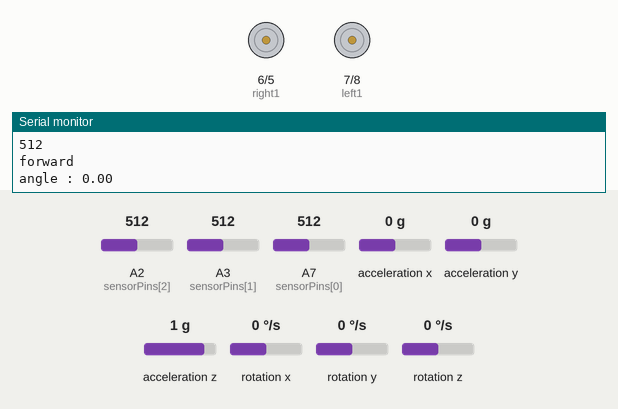
Bench run of a sketch on a simulated Arduino Nano, built with avr-gcc and run on an emulated ATmega328P. Shown: motor-driver pin pairs drawn as motors (green arrow = first pin HIGH = forward, orange = second pin HIGH = backward, longer = more drive, scaled by the enable pin), the last lines printed to the serial monitor. Wiring (inferred from the names in the program): MPU-6050 motion sensor at I2C address 0x68. The inputs (shaded band) are chosen by the test bench; at power-on: A2 (sensorPins[2]) = 512, rotation x 0 °/s, A7 (sensorPins[0]) = 512, A3 (sensorPins[1]) = 512, acceleration x 0 g, acceleration y 0 g, acceleration z 1 g, rotation y 0 °/s, rotation z 0 °/s.

Above: at 1.9 s.
2.0 s: A2 (sensorPins[2]) set to 54
3.5 s: A2 (sensorPins[2]) set to 45
At 6.3 s:
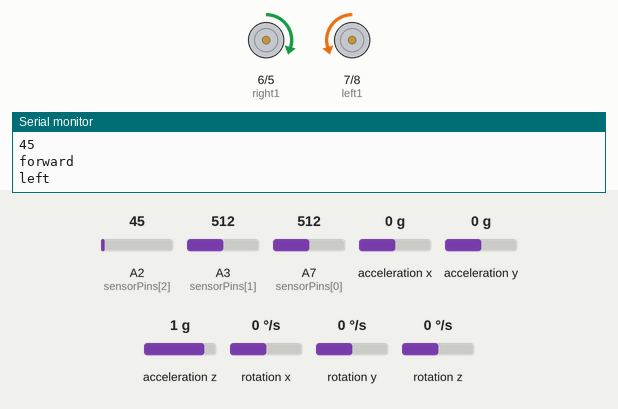
6.5 s: A2 (sensorPins[2]) set to 306
At 7.2 s:
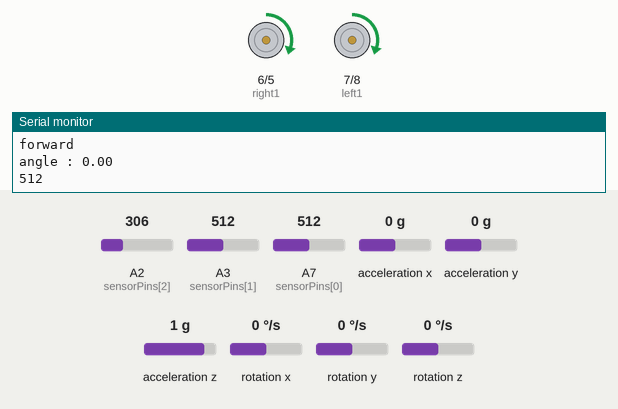
8.0 s: rotation x set to -100 °/s
At 8.34 s:
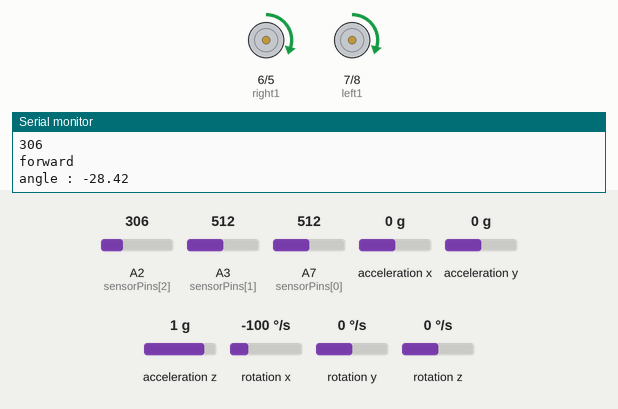
11.0 s: A7 (sensorPins[0]) set to 54
14.0 s: A7 (sensorPins[0]) set to 45
At 14.72 s:
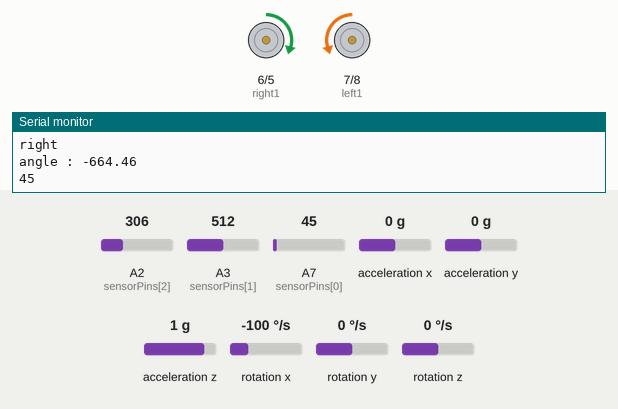
Timing chart, 0 to 18.0 s (numbered marks = the images above; inputs shaded):
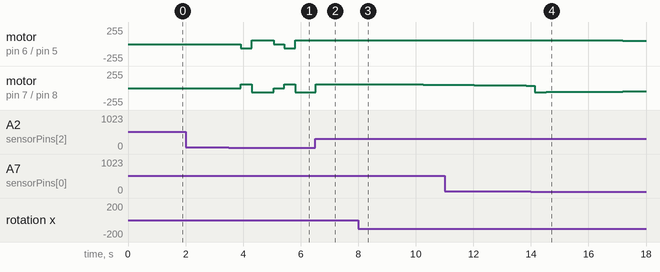

Measured:
- the behaviour switches between 50 and 49 on A2 (sensorPins[2]) (found by bisection; images 0 and 1)
- the behaviour switches between 50 and 49 on A7 (sensorPins[0]) (found by bisection; images 3 and 4)
- after the input at 6.5 s, motor on pin 6 (right1) / pin 5 (right2): stays forward 60/255 (without the input it goes to stopped after 0.07 s)
- after the input at 8.0 s, motor on pin 7 (left1) / pin 8 (left2): moves from forward 60/255 to forward 50/255 over 2.7 s, starting after 0.19 s
- after the input at 14.0 s, motor on pin 6 (right1) / pin 5 (right2): moves from forward 60/255 to forward 50/255 over 3.4 s, starting after 0.53 s

The sketch:

driving_straight_MPU6050_v1.ino
```cpp
#include <Wire.h>
//control pins for left and right motors
const int leftSpeed = 11; //means pin 9 on the Arduino controls the speed of left motor
const int rightSpeed = 10;
const int left2 = 8; //left 1 and left 2 control the direction of rotation of left motor
const int left1 = 7;
const int right1 = 6;
const int right2 = 5;

// IR sensors
const int numSensors = 3; // Number of IR sensors
int sensorPins[numSensors] = {A7,A3,A2}; // Digital pins for sensors
int sensorValues[numSensors]; // Array to store sensor readings


const int MPU = 0x68; // MPU6050 I2C address
float AccX, AccY, AccZ; //linear acceleration
float GyroX, GyroY, GyroZ; //angular velocity
float accAngleX, accAngleY, gyroAngleX, gyroAngleY, gyroAngleZ; //used in void loop()
float roll, pitch, yaw;
float AccErrorX, AccErrorY, GyroErrorX, GyroErrorY, GyroErrorZ;
float elapsedTime, currentTime, previousTime;
int c = 0;
int turned = false;
const int maxSpeed = 60; //max PWM value written to motor speed pin. It is typically 255.
const int minSpeed = 10; //min PWM value at which motor moves
float angle; //due to how I orientated my MPU6050 on my car, angle = roll
float targetAngle = 0;
int equilibriumSpeed = 248; //rough estimate of PWM at the speed pin of the stronger motor, while driving straight
//and weaker motor at maxSpeed
int leftSpeedVal;
int rightSpeedVal;
bool isDriving = false; //it the car driving forward OR rotate/stationary
bool prevIsDriving = true; //equals isDriving in the previous iteration of void loop()
bool paused = false; //is the program paused
bool forwardCond=false;
bool rightCond=false;
bool leftCond=false;
void setup() {
  Serial.begin(9600);
  Wire.begin();                      // Initialize comunication
  Wire.beginTransmission(MPU);       // Start communication with MPU6050 // MPU=0x68
  Wire.write(0x6B);                  // Talk to the register 6B
  Wire.write(0x00);                  // Make reset - place a 0 into the 6B register
  Wire.endTransmission(true);        //end the transmission
  // Call this function if you need to get the IMU error values for your module
  calculateError();
  delay(20);
  pinMode(left1, OUTPUT);
  pinMode(left2, OUTPUT);
  pinMode(right1, OUTPUT);
  pinMode(right2, OUTPUT);
  pinMode(leftSpeed, OUTPUT);
  pinMode(rightSpeed, OUTPUT);

  for (int i = 0; i < numSensors; i++) {
    pinMode(sensorPins[i], INPUT); // Set sensor pins as input
  }
  currentTime = micros();
}
void getCurrentAngle(){
      // === Read accelerometer (on the MPU6050) data === //
    readAcceleration();
    // Calculating Roll and Pitch from the accelerometer data
    accAngleX = (atan(AccY / sqrt(pow(AccX, 2) + pow(AccZ, 2))) * 180 / PI) - AccErrorX; //AccErrorX is calculated in the calculateError() function
    accAngleY = (atan(-1 * AccX / sqrt(pow(AccY, 2) + pow(AccZ, 2))) * 180 / PI) - AccErrorY;

    // === Read gyroscope (on the MPU6050) data === //
    previousTime = currentTime;
    currentTime = micros();
    elapsedTime = (currentTime - previousTime) / 1000000; // Divide by 1000 to get seconds
    readGyro();
    // Correct the outputs with the calculated error values
    GyroX -= GyroErrorX; //GyroErrorX is calculated in the calculateError() function
    GyroY -= GyroErrorY;
    GyroZ -= GyroErrorZ;
    // Currently the raw values are in degrees per seconds, deg/s, so we need to multiply by sendonds (s) to get the angle in degrees
    gyroAngleX += GyroX * elapsedTime; // deg/s * s = deg
    gyroAngleY += GyroY * elapsedTime;
    yaw += GyroZ * elapsedTime;
    //combine accelerometer- and gyro-estimated angle values. 0.96 and 0.04 values are determined through trial and error by other people
    roll =0.99 * gyroAngleX + 0.01 * accAngleX;
    pitch =0.99 * gyroAngleY + 0.01 * accAngleY;
    angle = roll; //if you mounted MPU6050 in a different orientation to me, angle may not = roll. It can roll, pitch, yaw or minus version of the three
    //for me, turning right reduces angle. Turning left increases angle.
}

void forwardAction(){
  //drive forward
    Serial.println("forward");
    isDriving = true;
}
void rightAction(){
  //turn right
  turned = true;
  Serial.println("right");
  targetAngle -= 90;
  if (targetAngle <= -180){
    targetAngle += 360;
  }
  isDriving = false;
}
void leftAction(){
  //turn left
  Serial.println("left");
  targetAngle += 90;
  if (targetAngle > 180){
    targetAngle -= 360;
  }
  isDriving = false;
}
void stopAction(){
  //stop or brake
  Serial.println("stop");
  isDriving = false;
}
void readIR(){
  // Read sensor values
  for (int i = 0; i < numSensors; i++) {
    sensorValues[i] = analogRead(sensorPins[i]);
  }
}
void loop() {

  readIR();
  Serial.println(sensorValues[0]);
  Serial.println(sensorValues[1]);
  Serial.println(sensorValues[2]);
  if(sensorValues[0]<50){
    // read sensor is right (3 right sensors are 1s)
    forwardAction();
    delay(50);
    rightAction();
    rightCond =true;
    forwardCond=false;
    leftCond=false;
    //center == 1
  }else if (sensorValues[2]<50){
    // read sensor is left (3 left sensors are 1s)
    forwardAction();
    delay(50);
    leftAction();
    rightCond =false;
    forwardCond=false;
    leftCond=true;
  }
  else if(sensorValues[1]<50){
    forwardAction();
    rightCond =false;
    forwardCond=true;
    leftCond=false;
  }else if(sensorValues[1]>200 && sensorValues[0]>200 && sensorValues[2]>200)
  {
    if(forward)
    forwardAction();
    else if (right)
    rightAction();
    else if (left)
    leftAction();
  }
  getCurrentAngle();


  static int count;
  static int countStraight;
  if (count < 6){
    count ++;
  } else { //runs once after void loop() runs 7 times. void loop runs about every 2.8ms, so this else condition runs every 19.6ms or 50 times/second
    count = 0;

      if (isDriving != prevIsDriving){
          leftSpeedVal = equilibriumSpeed;
          countStraight = 0;
          Serial.print("mode changed, isDriving: ");
          Serial.println(isDriving);
      }
      if (isDriving) {
        if (abs(targetAngle - angle) < 3){
          if (countStraight < 20){
            countStraight ++;
          } else {
            countStraight = 0;
            equilibriumSpeed = leftSpeedVal; //to find equilibrium speed, 20 consecutive readings need to indicate car is going straight
            Serial.print("EQUILIBRIUM reached, equilibriumSpeed: ");
            Serial.println(equilibriumSpeed);
          }
        } else {
          countStraight = 0;
        }
        driving();
      } else {
        rotate();
      }
      prevIsDriving = isDriving;

  }
    Serial.print("angle : ");
    Serial.println(angle);

}

void driving (){//called by void loop(), which isDriving = true
  int deltaAngle = round(targetAngle - angle); //rounding is neccessary, since you never get exact values in reality
  forward();
  if (deltaAngle != 0){
    controlSpeed ();
    rightSpeedVal = maxSpeed;
    analogWrite(rightSpeed, rightSpeedVal);
    analogWrite(leftSpeed, leftSpeedVal);
  }
}

void controlSpeed (){//this function is called by driving ()
  int deltaAngle = round(targetAngle - angle);
  int targetGyroX;

  //setting up propoertional control, see Step 3 on the website
  if (deltaAngle > 30){
      targetGyroX = 60;
  } else if (deltaAngle < -30){
    targetGyroX = -60;
  } else {
    targetGyroX = 2 * deltaAngle;
  }

  if (round(targetGyroX - GyroX) == 0){
    ;
  } else if (targetGyroX > GyroX){
    leftSpeedVal = changeSpeed(leftSpeedVal, -1); //would increase GyroX
  } else {
    leftSpeedVal = changeSpeed(leftSpeedVal, +1);
  }
}

void rotate (){//called by void loop(), which isDriving = false
  int deltaAngle = round(targetAngle - angle);
  int targetGyroX;
  if (abs(deltaAngle) <= 1){
    stopCar();
  } else {
    if (angle > targetAngle) { //turn left
      left();
    } else if (angle < targetAngle) {//turn right
      right();
    }

    //setting up propoertional control, see Step 3 on the website
    if (abs(deltaAngle) > 30){
      targetGyroX = 60;
    } else {
      targetGyroX = 2 * abs(deltaAngle);
    }

    if (round(targetGyroX - abs(GyroX)) == 0){
      ;
    } else if (targetGyroX > abs(GyroX)){
      leftSpeedVal = changeSpeed(leftSpeedVal, +1); //would increase abs(GyroX)
    } else {
      leftSpeedVal = changeSpeed(leftSpeedVal, -1);
    }
    rightSpeedVal = leftSpeedVal;
    analogWrite(rightSpeed, rightSpeedVal);
    analogWrite(leftSpeed, leftSpeedVal);
  }
}

int changeSpeed (int motorSpeed, int increment){
  motorSpeed += increment;
  if (motorSpeed > maxSpeed){ //to prevent motorSpeed from exceeding 255, which is a problem when using analogWrite
    motorSpeed = maxSpeed;
  } else if (motorSpeed < minSpeed){
    motorSpeed = minSpeed;
  }
  return motorSpeed;
}

void calculateError() {
  //When this function is called, ensure the car is stationary. See Step 2 for more info

  // Read accelerometer values 200 times
  c = 0;
  while (c < 300) {
    readAcceleration();
    // Sum all readings
    AccErrorX += (atan((AccY) / sqrt(pow((AccX), 2) + pow((AccZ), 2))) * 180 / PI);
    AccErrorY += (atan(-1 * (AccX) / sqrt(pow((AccY), 2) + pow((AccZ), 2))) * 180 / PI);
    c++;
  }
  //Divide the sum by 1000 to get the error value, since expected value of reading is zero
  AccErrorX = AccErrorX / 300;
  AccErrorY = AccErrorY / 300;
  c = 0;

  // Read gyro values 1000 times
  while (c < 300) {
    readGyro();
    // Sum all readings
    GyroErrorX += GyroX;
    GyroErrorY += GyroY;
    GyroErrorZ += GyroZ;
    c++;
  }
  //Divide the sum by 1000 to get the error value
  GyroErrorX = GyroErrorX / 300;
  GyroErrorY = GyroErrorY / 300;
  GyroErrorZ = GyroErrorZ / 300;
  Serial.println("The the gryoscope setting in MPU6050 has been calibrated");
}

void readAcceleration() {
  Wire.beginTransmission(MPU);
  Wire.write(0x3B); // Start with register 0x3B (ACCEL_XOUT_H)
  Wire.endTransmission(false);
  Wire.requestFrom(MPU, 6, true); // Read 6 registers total, each axis value is stored in 2 registers
  //For a range of +-2g, we need to divide the raw values by 16384, according to the MPU6050 datasheet
  AccX = (Wire.read() << 8 | Wire.read()) / 16384.0; // X-axis value
  AccY = (Wire.read() << 8 | Wire.read()) / 16384.0; // Y-axis value
  AccZ = (Wire.read() << 8 | Wire.read()) / 16384.0; // Z-axis value
  // Serial.print("AccX");
  // Serial.println(AccX);
  // Serial.print("AccY");
  // Serial.println(AccY);
  // Serial.print("AccZ");
  // Serial.println(AccZ);
}

void readGyro() {
  Wire.beginTransmission(MPU);
  Wire.write(0x43);
  Wire.endTransmission(false);
  Wire.requestFrom(MPU, 6, true);
  GyroX = (Wire.read() << 8 | Wire.read()) / 131.0;
  GyroY = (Wire.read() << 8 | Wire.read()) / 131.0;
  GyroZ = (Wire.read() << 8 | Wire.read()) / 131.0;
  // Serial.print("GyroX");
  // Serial.println(GyroX);
  // Serial.print("GyroY");
  // Serial.println(GyroY);
  // Serial.print("GyroZ");
  // Serial.println(GyroZ);
}

void stopCar(){
  digitalWrite(right1, LOW);
  digitalWrite(right2, LOW);
  digitalWrite(left1, LOW);
  digitalWrite(left2, LOW);
  analogWrite(rightSpeed, 0);
  analogWrite(leftSpeed, 0);
}

void forward(){ //drives the car forward, assuming leftSpeedVal and rightSpeedVal are set high enough
  digitalWrite(right1, HIGH); //the right motor rotates FORWARDS when right1 is HIGH and right2 is LOW
  digitalWrite(right2, LOW);
  digitalWrite(left1, HIGH);
  digitalWrite(left2, LOW);
}

void left(){ //rotates the car left, assuming speed leftSpeedVal and rightSpeedVal are set high enough
  digitalWrite(right1, LOW);
  digitalWrite(right2, HIGH);
  digitalWrite(left1, HIGH);
  digitalWrite(left2, LOW);
}

void right(){
  digitalWrite(right1, HIGH);
  digitalWrite(right2, LOW);
  digitalWrite(left1, LOW);
  digitalWrite(left2, HIGH);
}
```
